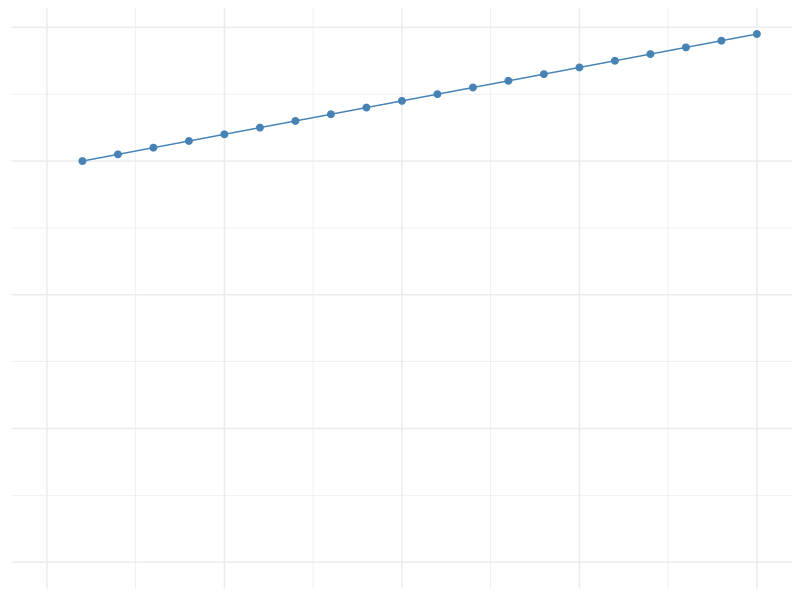
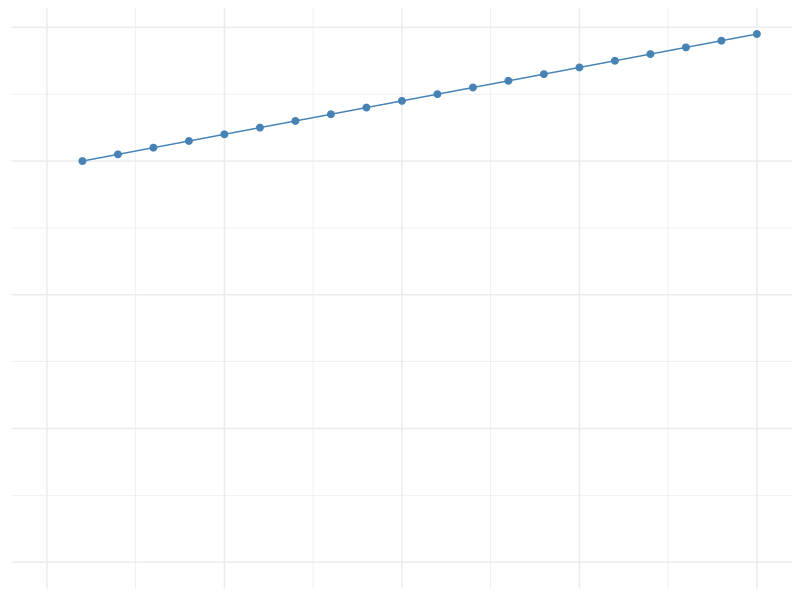

Write the R code that produced these figures, in order.
## ---- chunk 1
knitr::opts_chunk$set(echo = TRUE)
library(tidyverse)
## ---- chunk 2

library(ggplot2)

# Create a sample dataframe
df <- data.frame(x = 1:20, y = seq(15, 19.75, by = 0.25))

# Create the plot using ggplot
plot <- ggplot(df, aes(x, y)) +
  geom_point(color = "steelblue", size = 2) +
  geom_line(color = "steelblue") +
  labs(x = NULL, y = NULL, title = NULL) +
  theme_minimal() +
  theme(axis.text = element_blank(), axis.ticks = element_blank()) +
  ylim(0, max(df$y)) +
  xlim(0, max(df$x))

# Display the plot \
print(plot)
ggsave('themes/hugo-initio/static/images/background_chart.png')

